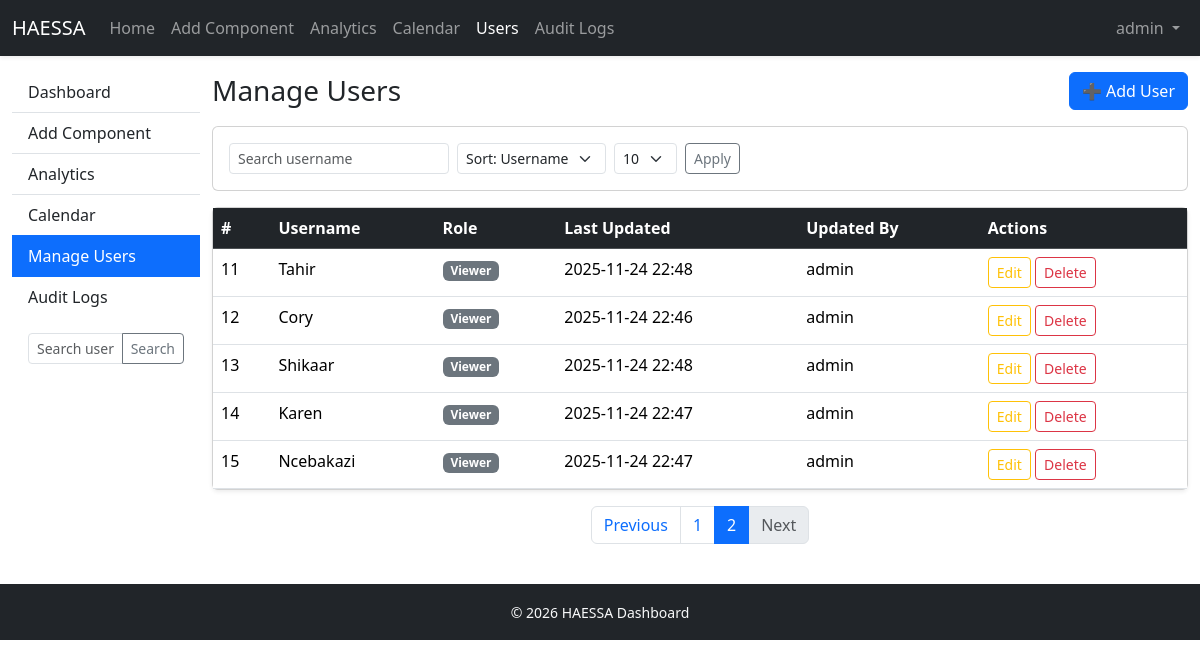
The app's page /manage_users?page=2&q=&sort=&per_page= (signed in), older data.
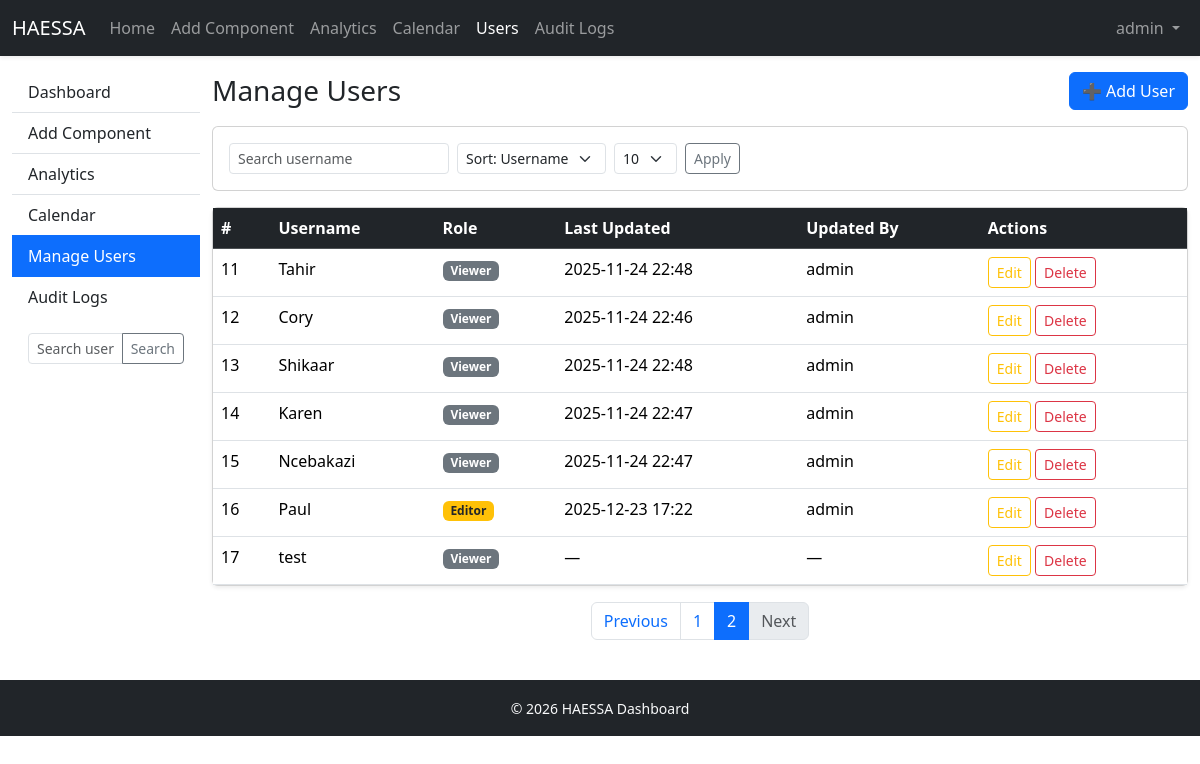
The same page, newer data.
### app.py (models this page shows, shortened)
class User(UserMixin, db.Model):
    __tablename__ = "users"
    id = db.Column(db.Integer, primary_key=True)
    username = db.Column(db.String(120), unique=True, nullable=False)
    password = db.Column(db.String(200), nullable=False)
    role = db.Column(db.String(20), default="viewer")
    updated_at = db.Column(db.DateTime)
    updated_by = db.Column(db.String(120))

### app.py (the view)
@app.route("/manage_users")
@login_required
@role_required("admin")
def manage_users():
    page = request.args.get("page", 1, type=int)
    users = User.query.order_by(User.id.asc()).paginate(
        page=page,
        per_page=10,
        error_out=False
    )
    return render_template("manage_users.html", users=users)

### app.py (called while the page is built)
@app.context_processor
def inject_current_year():
    return dict(current_year=datetime.utcnow().year)

@login_manager.user_loader
def load_user(uid):
    try:
        return User.query.get(int(uid))
    except:
        return None

def role_required(*roles):
    def wrapper(fn):
        @wraps(fn)
        def decorated(*a, **kw):
            if not current_user.is_authenticated:
                return redirect(url_for("login"))
            if current_user.role not in roles:
                flash("No permission for this page.", "danger")
                return redirect(url_for("home"))
            return fn(*a, **kw)
        return decorated
    return wrapper

@app.context_processor
def add_globals():
    return {"datetime": datetime}

### templates/manage_users.html (shortened to what this page needs)
{% extends "base.html" %}
{% block content %}
<div class="d-flex align-items-center mb-3">
  <h3 class="mb-0 me-auto">Manage Users</h3>
  <a class="btn btn-primary ms-2" href="{{ url_for('add_user') }}">➕ Add User</a>
</div>
<div class="card mb-3">
  <div class="card-body">
    <form class="row g-2 align-items-center" method="get" action="{{ url_for('manage_users') }}">
      <div class="col-auto">
        <input name="q" class="form-control form-control-sm" placeholder="Search username" value="{{ q }}">
      </div>
      <div class="col-auto">
        <select name="sort" class="form-select form-select-sm">
          <option value="username" {% if sort=='username' %}selected{% endif %}>Sort: Username</option>
        </select>
      </div>
      <div class="col-auto">
        <select name="per_page" class="form-select form-select-sm">
          <option value="10" {% if per_page==10 %}selected{% endif %}>10</option>
        </select>
      </div>
      <div class="col-auto">
        <button class="btn btn-outline-secondary btn-sm">Apply</button>
      </div>
    </form>
  </div>
</div>
<div class="card shadow-sm">
  <div class="table-responsive">
    <table class="table table-hover mb-0">
      <thead class="table-dark">
        <tr>
          <th>#</th><th>Username</th><th>Role</th><th>Last Updated</th><th>Updated By</th><th>Actions</th>
        </tr>
      </thead>
      <tbody>
        {% for u in users.items %}
        <tr>
          <td>{{ u.id }}</td>
          <td>{{ u.username }}</td>
          <td>
            {% if u.role=='admin' %}<span class="badge bg-danger">Admin</span>
            {% elif u.role=='editor' %}<span class="badge bg-warning text-dark">Editor</span>
            {% else %}<span class="badge bg-secondary">Viewer</span>{% endif %}
          </td>
          <td>{{ u.updated_at.strftime('%Y-%m-%d %H:%M') if u.updated_at else '—' }}</td>
          <td>{{ u.updated_by or '—' }}</td>
          <td>
            {% if current_user.role == 'admin' %}
              <a class="btn btn-sm btn-outline-warning" href="{{ url_for('edit_user', id=u.id) }}"> Edit</a>
              {% if u.username != 'admin' %}
                <a class="btn btn-sm btn-outline-danger" href="{{ url_for('delete_user', id=u.id) }}" onclick="return confirm('Delete user {{u.username}}?')">Delete</a>
              {% endif %}
            {% else %}
              <span class="text-muted">No actions</span>
            {% endif %}
          </td>
        </tr>
        {% else %}
        <tr><td colspan="6" class="text-center">No users found.</td></tr>
        {% endfor %}
      </tbody>
    </table>
  </div>
</div>
<nav class="mt-3">
  <ul class="pagination justify-content-center">
    {% if users.has_prev %}
      <li class="page-item"><a class="page-link" href="{{ url_for('manage_users', page=users.prev_num, q=q, sort=sort, per_page=per_page) }}">Previous</a></li>
    {% else %}
      <li class="page-item disabled"><span class="page-link">Previous</span></li>
    {% endif %}
    {% for p in users.iter_pages(left_edge=2, right_edge=2, left_current=2, right_current=2) %}
      {% if p %}
        <li class="page-item {% if p==users.page %}active{% endif %}">
          <a class="page-link" href="{{ url_for('manage_users', page=p, q=q, sort=sort, per_page=per_page) }}">{{ p }}</a>
        </li>
      {% else %}
        <li class="page-item disabled"><span class="page-link">…</span></li>
      {% endif %}
    {% endfor %}
    {% if users.has_next %}
      <li class="page-item"><a class="page-link" href="{{ url_for('manage_users', page=users.next_num, q=q, sort=sort, per_page=per_page) }}">Next</a></li>
    {% else %}
      <li class="page-item disabled"><span class="page-link">Next</span></li>
    {% endif %}
  </ul>
</nav>
{% endblock %}

### templates/base.html (shortened to what this page needs)
<!doctype html>
<html lang="en">
<head>
  <link href="https://cdn.jsdelivr.net/npm/bootstrap@5.3.3/dist/css/bootstrap.min.css" rel="stylesheet">
  <link href="/static/css/styles.css" rel="stylesheet">
</head>
<body>
<nav class="navbar navbar-expand-lg navbar-dark bg-dark shadow-sm">
  <div class="container-fluid">
    <a class="navbar-brand d-flex align-items-center" href="{{ url_for('home') }}">
      <span class="brand-mark">HAESSA</span>
    </a>
    <div class="collapse navbar-collapse" id="navMenu">
      <ul class="navbar-nav me-auto mb-2 mb-lg-0">
        <li class="nav-item">
          <a class="nav-link {% if request.endpoint=='home' %}active{% endif %}"
             href="{{ url_for('home') }}">Home</a>
        </li>
        {% if current_user.is_authenticated and current_user.role in ["admin", "editor"] %}
        <li class="nav-item">
            <a class="nav-link" href="{{ url_for('add_component') }}">Add Component</a>
        </li>
        {% endif %}
        <li class="nav-item">
          <a class="nav-link {% if request.endpoint=='analytics' %}active{% endif %}"
             href="{{ url_for('analytics') }}">Analytics</a>
        </li>
        <li class="nav-item">
          <a class="nav-link {% if request.endpoint=='calendar_view' %}active{% endif %}"
             href="{{ url_for('calendar_view') }}">Calendar</a>
        </li>
        {% if current_user.is_authenticated and current_user.role == 'admin' %}
          <li class="nav-item">
            <a class="nav-link {% if request.endpoint=='manage_users' %}active{% endif %}"
               href="{{ url_for('manage_users') }}">Users</a>
          </li>
          <li class="nav-item">
            <a class="nav-link {% if request.endpoint=='audit_logs' %}active{% endif %}"
               href="{{ url_for('audit_logs') }}">Audit Logs</a>
          </li>
        {% endif %}
      </ul>
      <ul class="navbar-nav ms-auto">
        {% if current_user.is_authenticated %}
          <li class="nav-item dropdown">
            <a class="nav-link dropdown-toggle" href="#" role="button" data-bs-toggle="dropdown">
              {{ current_user.username }}
            </a>
          </li>
        {% else %}
          <li class="nav-item"><a class="nav-link" href="{{ url_for('login') }}">Login</a></li>
        {% endif %}
      </ul>
    </div>
  </div>
</nav>
<div class="container-fluid mt-3">
  <div class="row">
    <aside class="col-lg-2 d-none d-lg-block sidebar pe-0">
      <div class="list-group list-group-flush">
        <a href="{{ url_for('home') }}"
           class="list-group-item list-group-item-action {% if request.endpoint=='home' %}active{% endif %}">
          Dashboard
        </a>
        <a href="{{ url_for('add_component') }}"
           class="list-group-item list-group-item-action {% if request.endpoint=='add_component' %}active{% endif %}">
          Add Component
        </a>
        <a href="{{ url_for('analytics') }}"
           class="list-group-item list-group-item-action {% if request.endpoint=='analytics' %}active{% endif %}">
          Analytics
        </a>
        <a href="{{ url_for('calendar_view') }}"
           class="list-group-item list-group-item-action {% if request.endpoint=='calendar_view' %}active{% endif %}">
          Calendar
        </a>
        {% if current_user.is_authenticated and current_user.role == 'admin' %}
          <a href="{{ url_for('manage_users') }}"
             class="list-group-item list-group-item-action {% if request.endpoint=='manage_users' %}active{% endif %}">
            Manage Users
          </a>
          <a href="{{ url_for('audit_logs') }}"
             class="list-group-item list-group-item-action {% if request.endpoint=='audit_logs' %}active{% endif %}">
            Audit Logs
          </a>
        {% endif %}
      </div>
      {% if current_user.is_authenticated and current_user.role == 'admin' %}
      <div class="p-3">
        <form id="sidebar-search" method="get" action="{{ url_for('manage_users') }}">
          <div class="input-group input-group-sm">
            <input name="q" class="form-control" placeholder="Search users..."
                   value="{{ request.args.get('q','') }}">
            <button class="btn btn-outline-secondary" type="submit">Search</button>
          </div>
        </form>
      </div>
      {% endif %}
    </aside>
    <main class="col-lg-10 col-12">
      {% block content %}{% endblock %}
    </main>
  </div>
</div>
<footer class="mt-4 py-3 bg-dark text-light text-center">
  <small>&copy; {{ datetime.utcnow().year }} HAESSA Dashboard</small>
</footer>
</body>
</html>

Row changes from the older to the newer data that the page shows:
added User: id "16", username "Paul", role "Editor", updated_at "2025-12-23 17:22", updated_by "admin"
added User: id "17", username "test", role "Viewer", updated_at "—", updated_by "—"
